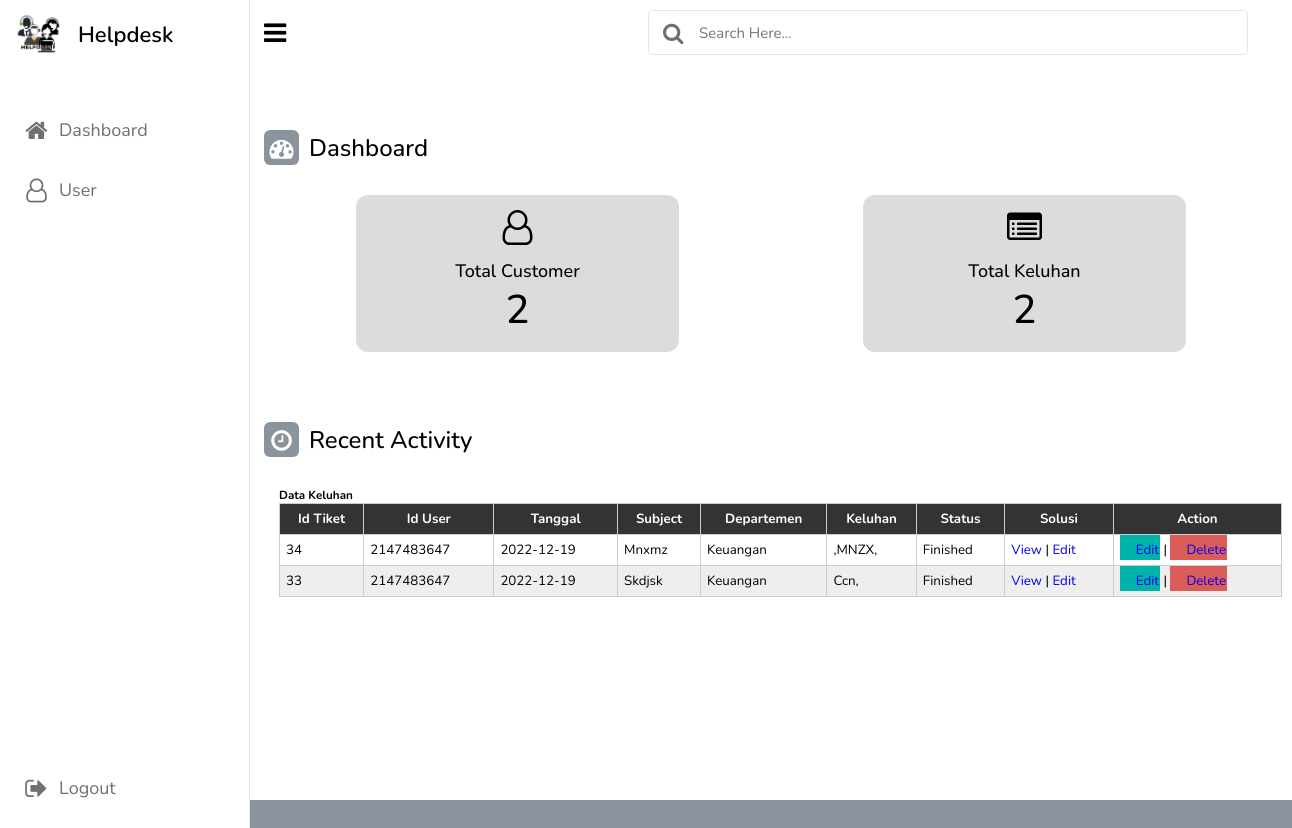
The page /Data.php on the database its author committed.
### tables this page shows
CREATE TABLE `users` (
  `id` int(11) NOT NULL,
  `id_user` int(15) NOT NULL,
  `subject` varchar(100) NOT NULL,
  `departemen` varchar(50) NOT NULL,
  `keluhan` text DEFAULT NULL,
  `tanggal` varchar(100) DEFAULT NULL,
  `status` varchar(50) DEFAULT NULL,
  `solusi` text NOT NULL
);

### Data.php (the view, shortened to what this page needs)
<?php
include_once("koneksi.php");
$result = mysqli_query($mysqli, "SELECT * FROM users ORDER BY id DESC");
?>
<html>
<head>
    <link rel="stylesheet" href="https://cdnjs.cloudflare.com/ajax/libs/font-awesome/4.7.0/css/font-awesome.min.css">
    <link rel="stylesheet" href="cs.css">
</head>
<body>
    <nav class="sidebar">
        <div class="logo-name">
            <div class="logo-image">
                <img src="logo.png" alt="">
            </div>
            <span class="logo_name">Helpdesk</span>
        </div>
        <div class="menu-items">
            <ul class="nav-links">
                <li><a href="#">
                    <i class="fa fa-home"></i>
                    <span class="link-name">Dashboard</span>
                </a></li>
                <li><a href="add.php">
                    <i class="fa fa-user-o"></i>
                    <span class="link-name">User</span>
                </a></li>
            </ul>
            <ul class="logout-mod">
                <li><a href="logout.php">
                    <i class="fa fa-sign-out"></i>
                    <span class="link-name">Logout</span>
                </a></li>
            </ul>
        </div>
    </nav>
    <section class="dashboard">
        <div class="top">
            <i class="fa fa-bars sidebar-toggle"></i>
            <div class="search-box">
                <i class="fa fa-search"></i>
                <input type="text" placeholder="Search here...">
            </div>
        </div>
        <div class="dash-content">
            <div class="overview">
                <div class="title">
                <i class="fa fa-dashboard"></i>
                 <span class="text">Dashboard </span>
                </div>
                <?php
                $data_cus = mysqli_query($mysqli, "SELECT * FROM tb_user WHERE type='mahasiswa'");
                $jumlah_cus = mysqli_num_rows($data_cus);
                $data_keluhan = mysqli_query($mysqli, "SELECT * FROM users");
                $jumlah_keluhan = mysqli_num_rows($data_keluhan);
                ?>
                <div class="boxes">
                    <div class="box box1">
                        <i class="fa fa-user-o"></i><br>
                        <span class="text">Total Customer</span>
                        <span class="number"><?php echo $jumlah_cus; ?></span>
                    </div>
                    <div class="box box1">
                        <i class="fa fa-list-alt"></i><br>
                        <span class="text">Total Keluhan</span>
                        <span class="number"><?php echo $jumlah_keluhan; ?></span>
                    </div>
                </div>
            </div>
        <body>
            <div class="activity">
                <div class="title">
                    <i class="fa fa-clock-o"></i>
                    <span class="text">Recent Activity</span>
                </div>
                <div class="activity-data">
                    <div class="data names">
                    <table class="table table-hover">
                    <link rel="stylesheet" href="style.css">
                    <h3>Data Keluhan</h3>
                    <tr>
                        <th>Id Tiket</th>
                        <th>Id User</th>
                        <th>Tanggal</th>
                        <th>Subject</th>
                        <th>Departemen</th>
                        <th>Keluhan</th>
                        <th>Status</th>
                        <th>Solusi</th>
				        <th>Action</th>
                    </tr>
                    <?php
                        while($user_keluhan = mysqli_fetch_array($result)) {
                        echo "<tr>";
                        echo "<td>".$user_keluhan["id"]."</td>";
                        echo "<td>".$user_keluhan["id_user"]."</td>";
                        echo "<td>".$user_keluhan["tanggal"]."</td>";
                        echo "<td>".$user_keluhan["subject"]."</td>";
                        echo "<td>".$user_keluhan["departemen"]."</td>";
                        echo "<td>".$user_keluhan["keluhan"]."</td>";
                        echo "<td>".$user_keluhan["status"]."</td>";
                        echo "<td><a href='view.php?id=$user_keluhan[id]'>view</a> | <a href='view.php?id=$user_keluhan[id]'>Edit</a></td>";
                        echo "<td><a href='edit.php?id=$user_keluhan[id]' class='btn-update'>Edit</a> | <a href='delete.php?id=$user_keluhan[id]' class='btn-delete'>Delete</a></td></tr>";
                    }
                    ?>
                    </table>
                    </div>
            </div>
    </section>
    <a href="add.php"></a><br/><br/>
</body>
</html>

### cs.css (style rules this page uses)
* { margin: 0; padding: 0; box-sizing: border-box; }
:root { --primary-color: #8b949c; --panel-color: #FFF; --text-color: #000; --black-light-color: #707070; --border-color: #e6e5e5; --toggle-color: #DDD; --box1-color: #dcdcdc; --box2-color: #add8e6; --box3-color: #E7D1FC; --title-icon-color: #fff; --tran-05: all 0.5s ease; --tran-03: all 0.3s ease; --tran-03: all 0.2s ease; }
body { min-height: 100vh; background-color: var(--primary-color); }
nav { position: fixed; top: 0; left: 0; height: 100%; width: 250px; padding: 10px 14px; background-color: var(--panel-color); border-right: 1px solid var(--border-color); }
nav .logo-name { display: flex; align-items: center; }
nav .logo-image { display: flex; justify-content: center; min-width: 50px; }
nav .logo-image img { width: 50px; object-fit: cover; border-radius: 50%; height: 50px; }
nav .logo-name .logo_name { font-size: 22px; font-weight: 600; color: var(--text-color); margin-left: 14px; transition: var(--tran-05); }
nav .menu-items { margin-top: 40px; height: calc(100% - 90px); display: flex; flex-direction: column; justify-content: space-between; }
.menu-items li { list-style: none; }
.menu-items li a { display: flex; align-items: center; height: 60px; text-decoration: none; position: relative; }
.menu-items li a i { font-size: 24px; min-width: 45px; height: 100%; display: flex; align-items: center; justify-content: center; color: var(--black-light-color); }
.menu-items li a .link-name { font-size: 18px; font-weight: 400; color: var(--black-light-color); transition: var(--tran-05); }
.dashboard { position: relative; left: 250px; background-color: var(--panel-color); min-height: 100vh; width: calc(100% - 250px); padding: 10px 14px; transition: var(--tran-05); }
.dashboard .top { position: fixed; top: 0; left: 250px; display: flex; width: calc(100% - 250px); justify-content: space-between; align-items: center; padding: 10px 14px; background-color: var(--panel-color); transition: var(--tran-05); z-index: 10; }
.dashboard .top .sidebar-toggle { font-size: 26px; color: var(--text-color); cursor: pointer; }
.dashboard .top .search-box { position: relative; height: 45px; max-width: 600px; width: 100%; margin: 0 30px; }
.top .search-box input { position: absolute; border: 1px solid var(--border-color); background-color: var(--panel-color); padding: 0 25px 0 50px; border-radius: 5px; height: 100%; width: 100%; color: var(--text-color); font-size: 15px; font-weight: 400; outline: none; }
.top .search-box i { position: absolute; left: 0; font-size: 22px; z-index: 10; top: 50%; transform: translateY(-50%); color: var(--black-light-color); padding: 15px; }
.dashboard .dash-content { padding-top: 50px; }
.dash-content .title { display: flex; align-items: center; margin: 70px 0 30px 0; }
.dash-content .title i { position: relative; height: 35px; width: 35px; background-color: var(--primary-color); border-radius: 6px; color: var(--title-icon-color); display: flex; align-items: center; justify-content: center; font-size: 24px; }
.dash-content .title .text { font-size: 24px; font-weight: 500; color: var(--text-color); margin-left: 10px; }
.dash-content .boxes { display: flex; align-items: center; justify-content: space-around; flex-wrap: wrap; }
.dash-content .boxes .box { display: flex; flex-direction: column; align-items: center; border-radius: 12px; width: calc(100% / 3 - 15px); padding: 15px 20px; background-color: var(--box1-color); transition: var(--tran-05); }
.boxes .box i { font-size: 35px; color: var(--text-color); }
.boxes .box .text { white-space: nowrap; font-size: 18px; font-weight: 500; color: var(--text-color); }
.boxes .box .number { font-size: 40px; font-weight: 500; color: var(--text-color); }
.dash-content .activity .activity-data { display: flex; justify-content: space-between; align-items: center; width: 100%; }
.activity .activity-data { display: flex; }
.activity-data .data { display: flex; flex-direction: column; margin: 0 15px; }
table { border-collapse: collapse; font-size: 10pt; border: 1px solid #cccccc; }
td { padding: 3px; height: 25px; }
th { background-color: #828282; color: white; height: 30px; }
.btn-delete { border: 1px solid #db5d59; background: #db5d59 url('images/hapus.png') no-repeat 5px 4px; height: 22px; padding-left: 15px; padding-top: 5px; }
.btn-update { border: 1px solid #00b3a8; background: #00b3a8 url('images/edit.png') no-repeat 5px 4px; height: 22px; padding-left: 15px; padding-top: 5px; }

### rows shown on the page
users: id "34", id_user "2147483647", tanggal "2022-12-19", subject "Mnxmz", departemen "Keuangan", keluhan ",MNZX,", status "Finished"
users: id "33", id_user "2147483647", tanggal "2022-12-19", subject "Skdjsk", departemen "Keuangan", keluhan "Ccn,", status "Finished"

### other values the page prints
$jumlah_cus "2"
$jumlah_keluhan "2"
